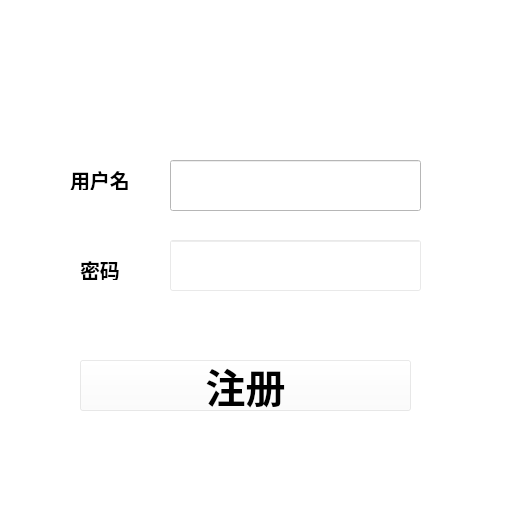
<?xml version="1.0" encoding="UTF-8"?>
<ui version="4.0">
 <class>Form</class>
 <widget class="QWidget" name="Form">
  <property name="geometry">
   <rect>
    <x>0</x>
    <y>0</y>
    <width>505</width>
    <height>512</height>
   </rect>
  </property>
  <property name="windowTitle">
   <string>Form</string>
  </property>
  <property name="styleSheet">
   <string notr="true">
background-color: rgb(255, 255, 255);</string>
  </property>
  <widget class="QPushButton" name="pushButton">
   <property name="geometry">
    <rect>
     <x>80</x>
     <y>360</y>
     <width>331</width>
     <height>51</height>
    </rect>
   </property>
   <property name="styleSheet">
    <string notr="true">font-size: 40px;
font-weight: bold;
background-color: rgba(255, 255, 255, 0.3);
</string>
   </property>
   <property name="text">
    <string>注册</string>
   </property>
  </widget>
  <widget class="QLineEdit" name="lineEdit">
   <property name="geometry">
    <rect>
     <x>170</x>
     <y>160</y>
     <width>251</width>
     <height>51</height>
    </rect>
   </property>
   <property name="styleSheet">
    <string notr="true">background-color: rgba(255, 255, 255, 0.3);
QLineEdit {
            color: black;
        }
QLineEdit:focus {
            color: black;
        }
QLineEdit:placeholder {
            color: gray;
        }

QLineEdit:focus:placeholder {
            color: transparent;
        }</string>
   </property>
   <property name="text">
    <string/>
   </property>
  </widget>
  <widget class="QLineEdit" name="lineEdit_2">
   <property name="geometry">
    <rect>
     <x>170</x>
     <y>240</y>
     <width>251</width>
     <height>51</height>
    </rect>
   </property>
   <property name="styleSheet">
    <string notr="true">background-color: rgba(255, 255, 255, 0.3);</string>
   </property>
   <property name="text">
    <string/>
   </property>
  </widget>
  <widget class="QLabel" name="label_3">
   <property name="geometry">
    <rect>
     <x>80</x>
     <y>260</y>
     <width>41</width>
     <height>20</height>
    </rect>
   </property>
   <property name="styleSheet">
    <string notr="true">font-size: 20px;

font-weight: bold;
background-color: rgba(255, 255, 255, 0);
</string>
   </property>
   <property name="text">
    <string>密码</string>
   </property>
  </widget>
  <widget class="QLabel" name="label_2">
   <property name="geometry">
    <rect>
     <x>70</x>
     <y>170</y>
     <width>62</width>
     <height>20</height>
    </rect>
   </property>
   <property name="styleSheet">
    <string notr="true">font-size: 20px;
font-weight: bold;

background-color: rgba(255, 255, 255, 0);</string>
   </property>
   <property name="text">
    <string>用户名</string>
   </property>
  </widget>
  <widget class="QLabel" name="label">
   <property name="geometry">
    <rect>
     <x>0</x>
     <y>0</y>
     <width>505</width>
     <height>512</height>
    </rect>
   </property>
   <property name="styleSheet">
    <string notr="true"/>
   </property>
   <property name="text">
    <string/>
   </property>
  </widget>
  <zorder>label</zorder>
  <zorder>formLayoutWidget</zorder>
  <zorder>gridLayoutWidget</zorder>
  <zorder>pushButton</zorder>
  <zorder>lineEdit</zorder>
  <zorder>lineEdit_2</zorder>
  <zorder>label_3</zorder>
  <zorder>label_2</zorder>
 </widget>
 <tabstops>
  <tabstop>lineEdit</tabstop>
  <tabstop>lineEdit_2</tabstop>
  <tabstop>pushButton</tabstop>
 </tabstops>
 <resources/>
 <connections/>
</ui>
